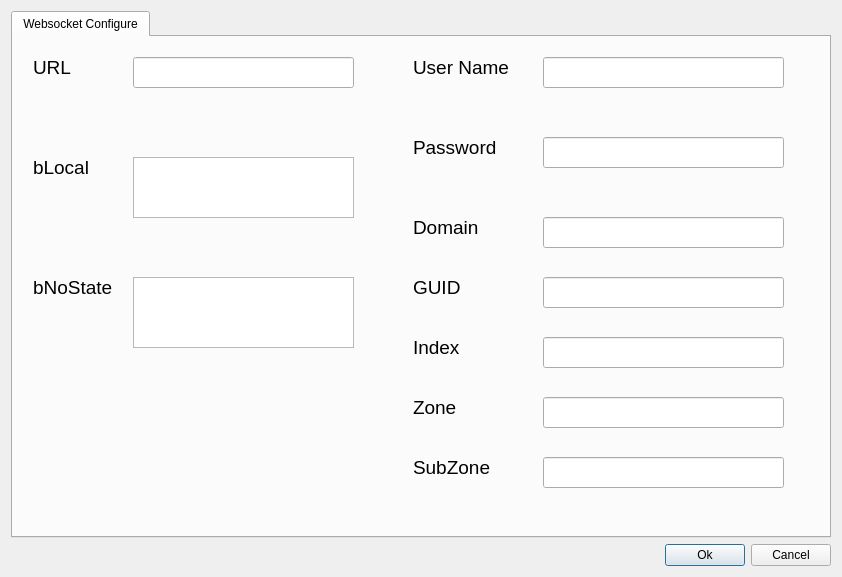
<?xml version="1.0" encoding="UTF-8"?>
<ui version="4.0">
 <class>WidgetWebsocketPacketSwitch</class>
 <widget class="QDialog" name="WidgetWebsocketPacketSwitch">
  <property name="geometry">
   <rect>
    <x>0</x>
    <y>0</y>
    <width>842</width>
    <height>577</height>
   </rect>
  </property>
  <property name="windowTitle">
   <string>Switch Ui...</string>
  </property>
  <property name="windowIcon">
   <iconset resource="../../AutosResourceFile.qrc">
    <normaloff>:/Images/Images/fatbee_v2.ico</normaloff>:/Images/Images/fatbee_v2.ico</iconset>
  </property>
  <layout class="QVBoxLayout" name="verticalLayout">
   <item>
    <widget class="QTabWidget" name="WidgetWebsocketPacketSwitchTabWidget">
     <property name="currentIndex">
      <number>0</number>
     </property>
     <widget class="QWidget" name="WebSocketConf">
      <attribute name="title">
       <string>Websocket Configure</string>
      </attribute>
      <widget class="QListWidget" name="bNoStateListWidget">
       <property name="geometry">
        <rect>
         <x>120</x>
         <y>240</y>
         <width>221</width>
         <height>71</height>
        </rect>
       </property>
      </widget>
      <widget class="QLabel" name="zoneLabel">
       <property name="geometry">
        <rect>
         <x>400</x>
         <y>360</y>
         <width>91</width>
         <height>21</height>
        </rect>
       </property>
       <property name="font">
        <font>
         <pointsize>14</pointsize>
        </font>
       </property>
       <property name="text">
        <string>Zone</string>
       </property>
      </widget>
      <widget class="QLineEdit" name="subZoneLineEdit">
       <property name="geometry">
        <rect>
         <x>530</x>
         <y>420</y>
         <width>241</width>
         <height>31</height>
        </rect>
       </property>
      </widget>
      <widget class="QLineEdit" name="guidLineEdit">
       <property name="geometry">
        <rect>
         <x>530</x>
         <y>240</y>
         <width>241</width>
         <height>31</height>
        </rect>
       </property>
      </widget>
      <widget class="QLabel" name="guidLabel">
       <property name="geometry">
        <rect>
         <x>400</x>
         <y>240</y>
         <width>91</width>
         <height>21</height>
        </rect>
       </property>
       <property name="font">
        <font>
         <pointsize>14</pointsize>
        </font>
       </property>
       <property name="text">
        <string>GUID</string>
       </property>
      </widget>
      <widget class="QLineEdit" name="indexLineEdit">
       <property name="geometry">
        <rect>
         <x>530</x>
         <y>300</y>
         <width>241</width>
         <height>31</height>
        </rect>
       </property>
      </widget>
      <widget class="QLabel" name="usernameLabel">
       <property name="geometry">
        <rect>
         <x>400</x>
         <y>20</y>
         <width>101</width>
         <height>21</height>
        </rect>
       </property>
       <property name="font">
        <font>
         <pointsize>14</pointsize>
        </font>
       </property>
       <property name="text">
        <string>User Name</string>
       </property>
      </widget>
      <widget class="QLineEdit" name="domainLineEdit">
       <property name="geometry">
        <rect>
         <x>530</x>
         <y>180</y>
         <width>241</width>
         <height>31</height>
        </rect>
       </property>
      </widget>
      <widget class="QLineEdit" name="urlLineEdit">
       <property name="geometry">
        <rect>
         <x>120</x>
         <y>20</y>
         <width>221</width>
         <height>31</height>
        </rect>
       </property>
      </widget>
      <widget class="QListWidget" name="bLocalListWidget">
       <property name="geometry">
        <rect>
         <x>120</x>
         <y>120</y>
         <width>221</width>
         <height>61</height>
        </rect>
       </property>
      </widget>
      <widget class="QLineEdit" name="usernameLineEdit">
       <property name="geometry">
        <rect>
         <x>530</x>
         <y>20</y>
         <width>241</width>
         <height>31</height>
        </rect>
       </property>
      </widget>
      <widget class="QLabel" name="domainLabel">
       <property name="geometry">
        <rect>
         <x>400</x>
         <y>180</y>
         <width>91</width>
         <height>21</height>
        </rect>
       </property>
       <property name="font">
        <font>
         <pointsize>14</pointsize>
        </font>
       </property>
       <property name="text">
        <string>Domain</string>
       </property>
      </widget>
      <widget class="QLabel" name="passwordLabel">
       <property name="geometry">
        <rect>
         <x>400</x>
         <y>100</y>
         <width>91</width>
         <height>21</height>
        </rect>
       </property>
       <property name="font">
        <font>
         <pointsize>14</pointsize>
        </font>
       </property>
       <property name="text">
        <string>Password</string>
       </property>
      </widget>
      <widget class="QLineEdit" name="zoneLineEdit">
       <property name="geometry">
        <rect>
         <x>530</x>
         <y>360</y>
         <width>241</width>
         <height>31</height>
        </rect>
       </property>
      </widget>
      <widget class="QLabel" name="bLocalLabel">
       <property name="geometry">
        <rect>
         <x>20</x>
         <y>120</y>
         <width>61</width>
         <height>21</height>
        </rect>
       </property>
       <property name="font">
        <font>
         <pointsize>14</pointsize>
        </font>
       </property>
       <property name="text">
        <string>bLocal</string>
       </property>
      </widget>
      <widget class="QLabel" name="urlLabel">
       <property name="geometry">
        <rect>
         <x>20</x>
         <y>20</y>
         <width>41</width>
         <height>21</height>
        </rect>
       </property>
       <property name="font">
        <font>
         <pointsize>14</pointsize>
        </font>
       </property>
       <property name="text">
        <string>URL</string>
       </property>
      </widget>
      <widget class="QLabel" name="indexLabel">
       <property name="geometry">
        <rect>
         <x>400</x>
         <y>300</y>
         <width>91</width>
         <height>21</height>
        </rect>
       </property>
       <property name="font">
        <font>
         <pointsize>14</pointsize>
        </font>
       </property>
       <property name="text">
        <string>Index</string>
       </property>
      </widget>
      <widget class="QLineEdit" name="passwordLineEdit">
       <property name="geometry">
        <rect>
         <x>530</x>
         <y>100</y>
         <width>241</width>
         <height>31</height>
        </rect>
       </property>
      </widget>
      <widget class="QLabel" name="bNoStateLabel">
       <property name="geometry">
        <rect>
         <x>20</x>
         <y>240</y>
         <width>81</width>
         <height>21</height>
        </rect>
       </property>
       <property name="font">
        <font>
         <pointsize>14</pointsize>
        </font>
       </property>
       <property name="text">
        <string>bNoState</string>
       </property>
      </widget>
      <widget class="QLabel" name="subZoneLabel">
       <property name="geometry">
        <rect>
         <x>400</x>
         <y>420</y>
         <width>91</width>
         <height>21</height>
        </rect>
       </property>
       <property name="font">
        <font>
         <pointsize>14</pointsize>
        </font>
       </property>
       <property name="text">
        <string>SubZone</string>
       </property>
      </widget>
     </widget>
    </widget>
   </item>
   <item>
    <layout class="QHBoxLayout" name="horizontalLayout">
     <item>
      <spacer name="horizontalSpacer">
       <property name="orientation">
        <enum>Qt::Horizontal</enum>
       </property>
       <property name="sizeHint" stdset="0">
        <size>
         <width>40</width>
         <height>20</height>
        </size>
       </property>
      </spacer>
     </item>
     <item>
      <widget class="QPushButton" name="OkPushButton">
       <property name="text">
        <string>Ok</string>
       </property>
      </widget>
     </item>
     <item>
      <widget class="QPushButton" name="CancelPushButton">
       <property name="text">
        <string>Cancel</string>
       </property>
      </widget>
     </item>
    </layout>
   </item>
  </layout>
 </widget>
 <tabstops>
  <tabstop>WidgetWebsocketPacketSwitchTabWidget</tabstop>
  <tabstop>OkPushButton</tabstop>
  <tabstop>CancelPushButton</tabstop>
 </tabstops>
 <resources>
  <include location="../../AutosResourceFile.qrc"/>
 </resources>
 <connections/>
</ui>
